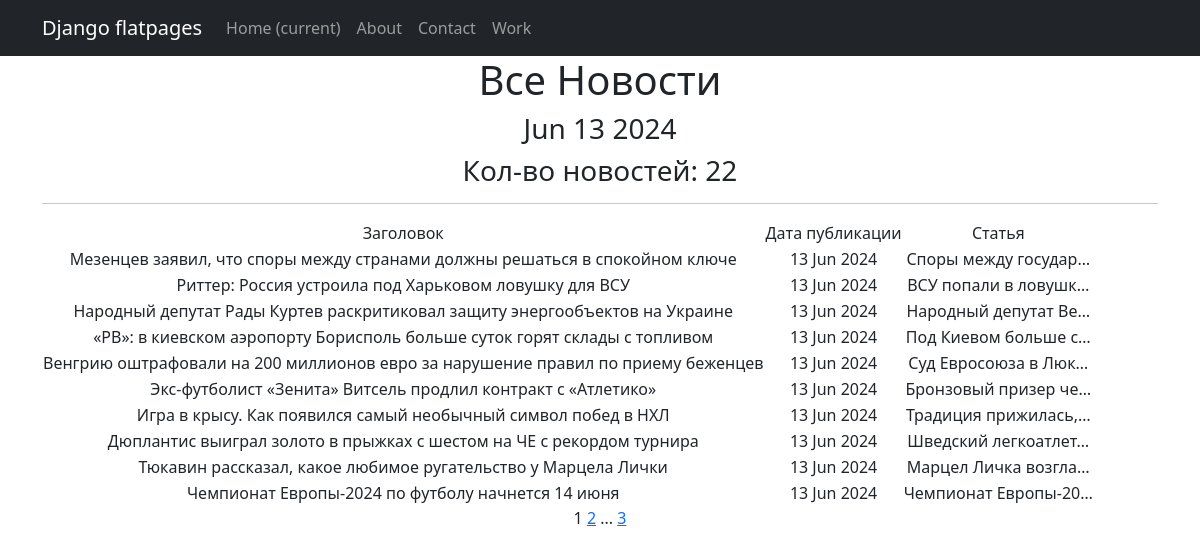
The page / on the database its author committed.
### News/models.py (models this page shows, shortened)
class Post(models.Model):
    news = 'NE'
    article = 'AR'
    POST_TIPE = [
        (news, "Новость"),
        (article, 'Статья')
    ]
    post_time_in = models.DateTimeField(auto_now_add=True)
    post_type = models.CharField(max_length=2, choices=POST_TIPE)
    title = models.CharField(max_length=255, default='None')
    post_text = models.TextField(default="Здесь пока никто ничего не написал.")
    post_rating = models.IntegerField(default=0)
    author_id = models.ForeignKey(Author, on_delete=models.CASCADE)
    categories = models.ManyToManyField(Category, through='PostCategory')

### News/views.py (the view)
# urls.py: path('', PostsList.as_view(), name='posts_list'),
class PostsList(ListView):
    model = Post
    ordering = '-post_time_in'
    template_name = 'news.html'
    context_object_name = 'posts'
    paginate_by = 10
    def get_context_data(self, **kwargs):
        context = super().get_context_data(**kwargs)
        context['time_now'] = datetime.utcnow()
        news_list = Post.objects.all()
        context['news'] = news_list
        return context

### News/templatetags/custom_tags.py (called while the page is built)
@register.simple_tag(takes_context=True)
def url_replace(context, **kwargs):
    d = context['request'].GET.copy()
    for k, v in kwargs.items():
        d[k] = v
    return d.urlencode()

### templates/news.html (shortened to what this page needs)
{% extends 'flatpages/default.html' %}
{% load custom_filters %}
{% load custom_tags %}
{% block content %}
   <h1>Все Новости</h1>
    <h3>{{ time_now|date:'M d Y' }}</h3>
    <h3> Кол-во новостей: {{ news|length }}</h3>
   <hr>
   {% if posts %}
       <table>
           <tr>
               <td>Заголовок</td>
               <td>Дата публикации</td>
               <td>Статья</td>
           </tr>
           {% for post in posts %}
           <tr>
               <td>{{ post.title }}</td>
               <td>{{ post.post_time_in|date:'d M Y'  }}</td>
               <td>{{ post.post_text| truncatechars:20 }}</td>
           </tr>
           {% endfor %}
       </table>
   {% else %}
       <h2>Новостей нет нет!</h2>
   {% endif %}
   {{ page_obj.number }}
   {% if page_obj.has_next %}
       <a href="?{% url_replace page=page_obj.next_page_number %}">{{ page_obj.next_page_number }}</a>
       {% if paginator.num_pages != page_obj.next_page_number %}
           ...
           <a href="?{% url_replace page=page_obj.paginator.num_pages %}">{{ page_obj.paginator.num_pages }}</a>
       {% endif %}
   {% endif %}
{% endblock content %}

### rows shown on the page
Post: title "Мезенцев заявил, что споры между странами должны решаться в спокойном ключе", post_time_in "13 Jun 2024", post_text "Споры между государ…"
Post: title "Риттер: Россия устроила под Харьковом ловушку для ВСУ", post_time_in "13 Jun 2024", post_text "ВСУ попали в ловушк…"
Post: title "Народный депутат Рады Куртев раскритиковал защиту энергообъектов на Украине", post_time_in "13 Jun 2024", post_text "Народный депутат Ве…"
Post: title "«РВ»: в киевском аэропорту Борисполь больше суток горят склады с топливом", post_time_in "13 Jun 2024", post_text "Под Киевом больше с…"
Post: title "Венгрию оштрафовали на 200 миллионов евро за нарушение правил по приему беженцев", post_time_in "13 Jun 2024", post_text "Суд Евросоюза в Люк…"
Post: title "Экс-футболист «Зенита» Витсель продлил контракт с «Атлетико»", post_time_in "13 Jun 2024", post_text "Бронзовый призер че…"
Post: title "Игра в крысу. Как появился самый необычный символ побед в НХЛ", post_time_in "13 Jun 2024", post_text "Традиция прижилась,…"
Post: title "Дюплантис выиграл золото в прыжках с шестом на ЧЕ с рекордом турнира", post_time_in "13 Jun 2024", post_text "Шведский легкоатлет…"
Post: title "Тюкавин рассказал, какое любимое ругательство у Марцела Лички", post_time_in "13 Jun 2024", post_text "Марцел Личка возгла…"
Post: title "Чемпионат Европы-2024 по футболу начнется 14 июня", post_time_in "13 Jun 2024", post_text "Чемпионат Европы-20…"

### other values the page prints
{{ time_now|date:'M d Y' }} "Jun 13 2024"
{{ news|length }} "22"
{{ page_obj.number }} "1"
{{ page_obj.next_page_number }} "2"
{{ page_obj.paginator.num_pages }} "3"
